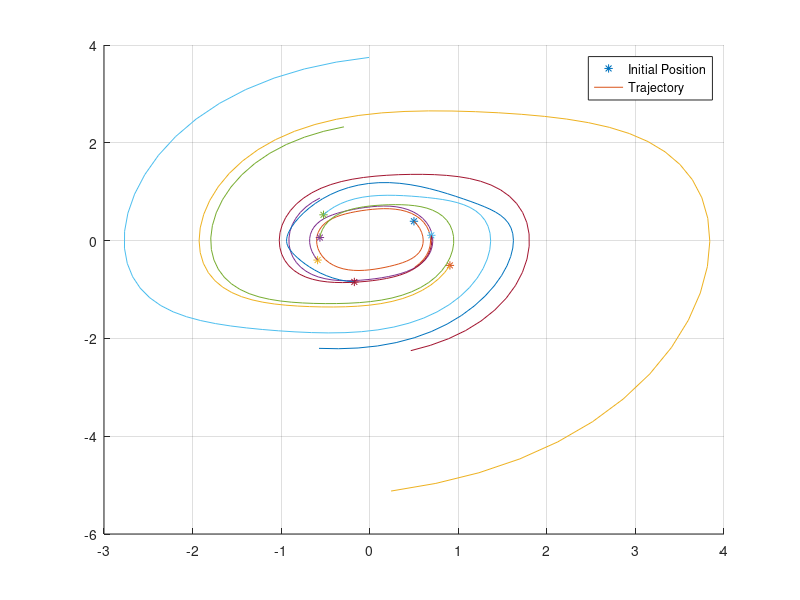

This figure's MATLAB source:
clc;
clear all;

time=0:0.1:7;

dx = @(t,x) [                0,   1;
              - cos(2*t)/2 - 1, 1/5]*x;
          
rng('shuffle');       
xin = -1 + 2*rand([2 7])
Y = cell(length(xin));
    
for i=1:length(xin)
    x0=xin(:,i);
    [t,y] = ode45(dx,time,x0);
    Y{i}=y;
end 

h=figure; hold on;
for i=1:length(xin)
    plot(xin(1,i),xin(2,i),'*',Y{i}(:,1),Y{i}(:,2));
    legend('Initial Position','Trajectory')
end 
grid on;
print(h,'LPV_instability','-dpdf')